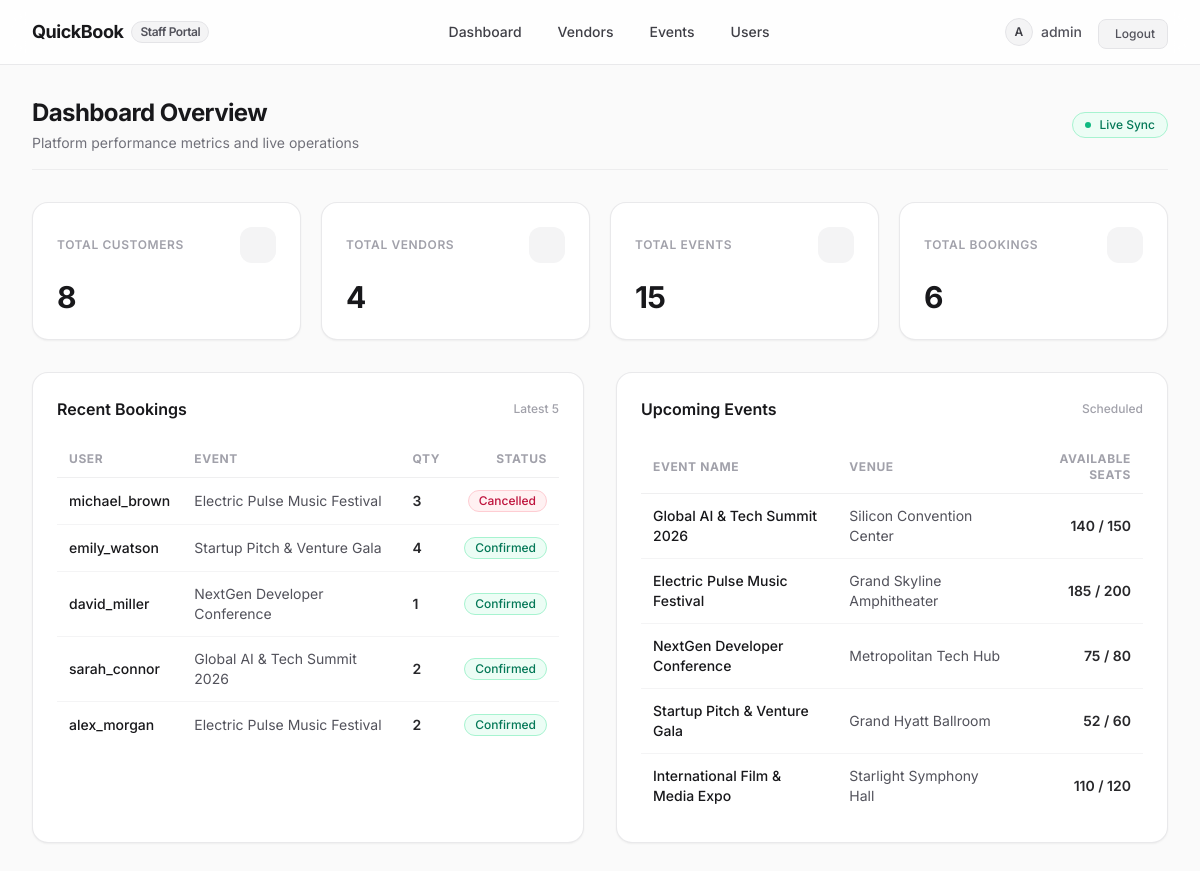
Screenshot of /dashboard/ (signed in) with the database file from the repository.
### accounts/models.py (models this page shows, shortened)
class User(AbstractUser):
    email = models.EmailField(unique=True)
    is_vendor = models.BooleanField(default=False)
    referral_code = models.CharField(max_length=20, unique=True, blank=True, null=True)
    referred_by = models.ForeignKey(
        'self',
        on_delete=models.SET_NULL,
        null=True,
        blank=True,
        related_name='referrals'
    )
    created_at = models.DateTimeField(auto_now_add=True)

### bookings/models.py (models this page shows, shortened)
class Booking(models.Model):
    class Status(models.TextChoices):
        CONFIRMED = 'CONFIRMED', 'Confirmed'
        CANCELLED = 'CANCELLED', 'Cancelled'
    user = models.ForeignKey(
        settings.AUTH_USER_MODEL,
        on_delete=models.CASCADE,
        related_name='bookings'
    )
    event = models.ForeignKey(
        'events.Event',
        on_delete=models.CASCADE,
        related_name='bookings'
    )
    quantity = models.PositiveIntegerField(default=1)
    status = models.CharField(
        max_length=20,
        choices=Status.choices,
        default=Status.CONFIRMED
    )
    created_at = models.DateTimeField(auto_now_add=True)
    cancelled_at = models.DateTimeField(null=True, blank=True)
    class Meta:
        ordering = ['-created_at']

### events/models.py (models this page shows, shortened)
class Event(models.Model):
    name = models.CharField(max_length=255)
    description = models.TextField(blank=True, default='')
    venue = models.CharField(max_length=255)
    event_date = models.DateTimeField()
    total_seats = models.PositiveIntegerField()
    available_seats = models.PositiveIntegerField(blank=True, null=True)
    vendor = models.ForeignKey(
        settings.AUTH_USER_MODEL,
        on_delete=models.CASCADE,
        related_name='events',
        null=True,
        blank=True
    )
    created_at = models.DateTimeField(auto_now_add=True)
    updated_at = models.DateTimeField(auto_now=True)

### dashboard/views.py (the view)
# urls.py: path('', DashboardHomeView.as_view(), name='dashboard-home'),
class DashboardHomeView(StaffRequiredMixin, TemplateView):
    template_name = 'dashboard/index.html'
    def get_context_data(self, **kwargs):
        context = super().get_context_data(**kwargs)
        context['total_customers'] = User.objects.filter(is_staff=False, is_vendor=False).count()
        context['total_vendors'] = User.objects.filter(is_vendor=True).count()
        context['total_events'] = Event.objects.count()
        context['total_bookings'] = Booking.objects.count()
        context['recent_bookings'] = Booking.objects.select_related('user', 'event').order_by('-created_at')[:5]
        context['upcoming_events'] = Event.objects.order_by('event_date')[:5]
        return context

### dashboard/views.py (called while the page is built)
    def test_func(self):
        return self.request.user.is_authenticated and self.request.user.is_staff

### dashboard/templates/dashboard/index.html (shortened to what this page needs)
{% extends 'dashboard/base.html' %}
{% block content %}
<div class="flex flex-col sm:flex-row sm:items-center sm:justify-between mb-8 pb-4 border-b border-zinc-200/60">
    <div>
        <h1 class="text-2xl font-bold tracking-tight text-zinc-900">Dashboard Overview</h1>
        <p class="text-sm text-zinc-500 mt-1">Platform performance metrics and live operations</p>
    </div>
    <div class="mt-4 sm:mt-0 flex items-center gap-2">
        <span class="inline-flex items-center px-3 py-1 rounded-full text-xs font-medium bg-emerald-50 text-emerald-700 border border-emerald-200">
            <span class="w-1.5 h-1.5 rounded-full bg-emerald-500 me-2 animate-pulse"></span> Live Sync
        </span>
    </div>
</div>
<div class="grid grid-cols-1 sm:grid-cols-2 lg:grid-cols-4 gap-5 mb-8">
    <div class="bg-white border border-zinc-200/80 rounded-2xl p-6 shadow-sm">
        <div class="flex items-center justify-between">
            <span class="text-xs font-semibold uppercase tracking-wider text-zinc-400">Total Customers</span>
            <div class="w-9 h-9 rounded-xl bg-zinc-100 flex items-center justify-center text-zinc-700">
            </div>
        </div>
        <div class="mt-4 flex items-baseline">
            <span class="text-3xl font-bold tracking-tight text-zinc-900">{{ total_customers }}</span>
        </div>
    </div>
    <div class="bg-white border border-zinc-200/80 rounded-2xl p-6 shadow-sm">
        <div class="flex items-center justify-between">
            <span class="text-xs font-semibold uppercase tracking-wider text-zinc-400">Total Vendors</span>
            <div class="w-9 h-9 rounded-xl bg-zinc-100 flex items-center justify-center text-zinc-700">
            </div>
        </div>
        <div class="mt-4 flex items-baseline">
            <span class="text-3xl font-bold tracking-tight text-zinc-900">{{ total_vendors }}</span>
        </div>
    </div>
    <div class="bg-white border border-zinc-200/80 rounded-2xl p-6 shadow-sm">
        <div class="flex items-center justify-between">
            <span class="text-xs font-semibold uppercase tracking-wider text-zinc-400">Total Events</span>
            <div class="w-9 h-9 rounded-xl bg-zinc-100 flex items-center justify-center text-zinc-700">
            </div>
        </div>
        <div class="mt-4 flex items-baseline">
            <span class="text-3xl font-bold tracking-tight text-zinc-900">{{ total_events }}</span>
        </div>
    </div>
    <div class="bg-white border border-zinc-200/80 rounded-2xl p-6 shadow-sm">
        <div class="flex items-center justify-between">
            <span class="text-xs font-semibold uppercase tracking-wider text-zinc-400">Total Bookings</span>
            <div class="w-9 h-9 rounded-xl bg-zinc-100 flex items-center justify-center text-zinc-700">
            </div>
        </div>
        <div class="mt-4 flex items-baseline">
            <span class="text-3xl font-bold tracking-tight text-zinc-900">{{ total_bookings }}</span>
        </div>
    </div>
</div>
<div class="grid grid-cols-1 lg:grid-cols-2 gap-8">
    <div class="bg-white border border-zinc-200/80 rounded-2xl p-6 shadow-sm">
        <div class="flex items-center justify-between mb-5">
            <h3 class="text-base font-semibold text-zinc-900">Recent Bookings</h3>
            <span class="text-xs text-zinc-400 font-medium">Latest 5</span>
        </div>
        <div class="overflow-x-auto">
            <table class="w-full text-left border-collapse">
                <thead>
                    <tr class="border-b border-zinc-200/60 text-xs font-semibold uppercase tracking-wider text-zinc-400">
                        <th class="py-2.5 px-3">User</th>
                        <th class="py-2.5 px-3">Event</th>
                        <th class="py-2.5 px-3">Qty</th>
                        <th class="py-2.5 px-3 text-right">Status</th>
                    </tr>
                </thead>
                <tbody class="divide-y divide-zinc-100 text-sm">
                    {% for b in recent_bookings %}
                    <tr class="hover:bg-zinc-50/80 transition-colors">
                        <td class="py-3 px-3 font-medium text-zinc-900">{{ b.user.username }}</td>
                        <td class="py-3 px-3 text-zinc-600">{{ b.event.name }}</td>
                        <td class="py-3 px-3 font-semibold text-zinc-800">{{ b.quantity }}</td>
                        <td class="py-3 px-3 text-right">
                            {% if b.status == 'CONFIRMED' %}
                            <span class="inline-flex items-center px-2.5 py-0.5 rounded-full text-xs font-medium bg-emerald-50 text-emerald-700 border border-emerald-200">Confirmed</span>
                            {% else %}
                            <span class="inline-flex items-center px-2.5 py-0.5 rounded-full text-xs font-medium bg-rose-50 text-rose-700 border border-rose-200">Cancelled</span>
                            {% endif %}
                        </td>
                    </tr>
                    {% empty %}
                    <tr><td colspan="4" class="py-6 text-center text-xs text-zinc-400">No bookings recorded yet.</td></tr>
                    {% endfor %}
                </tbody>
            </table>
        </div>
    </div>
    <div class="bg-white border border-zinc-200/80 rounded-2xl p-6 shadow-sm">
        <div class="flex items-center justify-between mb-5">
            <h3 class="text-base font-semibold text-zinc-900">Upcoming Events</h3>
            <span class="text-xs text-zinc-400 font-medium">Scheduled</span>
        </div>
        <div class="overflow-x-auto">
            <table class="w-full text-left border-collapse">
                <thead>
                    <tr class="border-b border-zinc-200/60 text-xs font-semibold uppercase tracking-wider text-zinc-400">
                        <th class="py-2.5 px-3">Event Name</th>
                        <th class="py-2.5 px-3">Venue</th>
                        <th class="py-2.5 px-3 text-right">Available Seats</th>
                    </tr>
                </thead>
                <tbody class="divide-y divide-zinc-100 text-sm">
                    {% for e in upcoming_events %}
                    <tr class="hover:bg-zinc-50/80 transition-colors">
                        <td class="py-3 px-3 font-medium text-zinc-900">{{ e.name }}</td>
                        <td class="py-3 px-3 text-zinc-600">{{ e.venue }}</td>
                        <td class="py-3 px-3 text-right font-semibold text-zinc-800">{{ e.available_seats }} / {{ e.total_seats }}</td>
                    </tr>
                    {% empty %}
                    <tr><td colspan="3" class="py-6 text-center text-xs text-zinc-400">No upcoming events scheduled.</td></tr>
                    {% endfor %}
                </tbody>
            </table>
        </div>
    </div>
</div>
{% endblock %}

### dashboard/templates/dashboard/base.html (shortened to what this page needs)
<!DOCTYPE html>
<html lang="en" class="h-full bg-zinc-50 text-zinc-900">
<head>
    <script src="https://cdn.tailwindcss.com"></script>
    <link href="https://cdn.jsdelivr.net/npm/remixicon@3.5.0/fonts/remixicon.css" rel="stylesheet">
</head>
<body class="min-h-full flex flex-col antialiased selection:bg-zinc-900 selection:text-white">
    <header class="sticky top-0 z-40 bg-white/80 backdrop-blur-md border-b border-zinc-200/80">
        <div class="max-w-7xl mx-auto px-4 sm:px-6 lg:px-8">
            <div class="flex items-center justify-between h-16">
                <div class="flex items-center space-x-3">
                    <a href="{% if user.is_vendor and not user.is_staff %}{% url 'dashboard-event-list' %}{% else %}{% url 'dashboard-home' %}{% endif %}" class="flex items-center space-x-2 text-zinc-900 font-bold text-lg tracking-tight hover:opacity-80 transition-opacity">
                        <span>QuickBook</span>
                        {% if user.is_staff %}
                        <span class="text-xs font-semibold px-2 py-0.5 rounded-full bg-zinc-100 text-zinc-600 border border-zinc-200">Staff Portal</span>
                        {% elif user.is_vendor %}
                        <span class="text-xs font-semibold px-2 py-0.5 rounded-full bg-emerald-50 text-emerald-700 border border-emerald-200">Vendor Portal</span>
                        {% else %}
                        <span class="text-xs font-semibold px-2 py-0.5 rounded-full bg-zinc-100 text-zinc-600 border border-zinc-200">Dashboard</span>
                        {% endif %}
                    </a>
                </div>
                {% if user.is_authenticated %}
                <nav class="hidden md:flex items-center space-x-1">
                    {% if user.is_staff %}
                    <a href="{% url 'dashboard-home' %}" class="px-3.5 py-2 rounded-lg text-sm font-medium transition-colors hover:bg-zinc-100 text-zinc-700">
                         Dashboard
                    </a>
                    <a href="{% url 'dashboard-vendor-list' %}" class="px-3.5 py-2 rounded-lg text-sm font-medium transition-colors hover:bg-zinc-100 text-zinc-700">
                         Vendors
                    </a>
                    <a href="{% url 'dashboard-event-list' %}" class="px-3.5 py-2 rounded-lg text-sm font-medium transition-colors hover:bg-zinc-100 text-zinc-700">
                         Events
                    </a>
                    <a href="{% url 'dashboard-user-list' %}" class="px-3.5 py-2 rounded-lg text-sm font-medium transition-colors hover:bg-zinc-100 text-zinc-700">
                         Users
                    </a>
                    {% elif user.is_vendor %}
                    <a href="{% url 'dashboard-event-list' %}" class="px-3.5 py-2 rounded-lg text-sm font-medium transition-colors hover:bg-zinc-100 text-zinc-700">
                        <i class="ri-calendar-event-line me-1 text-zinc-400"></i> My Events
                    </a>
                    {% endif %}
                </nav>
                <div class="flex items-center space-x-4">
                    <div class="flex items-center space-x-2 text-sm text-zinc-600 font-medium">
                        <div class="w-7 h-7 rounded-full bg-zinc-100 border border-zinc-200 flex items-center justify-center text-zinc-700 font-semibold text-xs">
                            {{ user.username|slice:":1"|upper }}
                        </div>
                        <span>{{ user.username }}</span>
                    </div>
                    <form method="post" action="{% url 'dashboard-logout' %}" class="inline">
                        <button type="submit" class="inline-flex items-center px-3 py-1.5 text-xs font-medium rounded-lg text-zinc-600 bg-zinc-100 hover:bg-zinc-200/80 transition-colors border border-zinc-200">
                             Logout
                        </button>
                    </form>
                </div>
                {% endif %}
            </div>
        </div>
    </header>
    <main class="flex-grow max-w-7xl w-full mx-auto px-4 sm:px-6 lg:px-8 py-8">
        {% block content %}{% endblock %}
    </main>
</body>
</html>

### dashboard/templates/dashboard/base.html (style rules this page uses)
body { font-family: 'Inter', sans-serif; }

### rows the page displays
User: username "A", username "admin"
Booking: user.username "michael_brown", event.name "Electric Pulse Music Festival", quantity "3", status "Cancelled"
Booking: user.username "emily_watson", event.name "Startup Pitch & Venture Gala", quantity "4", status "Confirmed"
Booking: user.username "david_miller", event.name "NextGen Developer Conference", quantity "1", status "Confirmed"
Booking: user.username "sarah_connor", event.name "Global AI & Tech Summit 2026", quantity "2", status "Confirmed"
Booking: user.username "alex_morgan", event.name "Electric Pulse Music Festival", quantity "2", status "Confirmed"
Event: name "Global AI & Tech Summit 2026", venue "Silicon Convention Center", available_seats "140", total_seats "150"
Event: name "Electric Pulse Music Festival", venue "Grand Skyline Amphitheater", available_seats "185", total_seats "200"
Event: name "NextGen Developer Conference", venue "Metropolitan Tech Hub", available_seats "75", total_seats "80"
Event: name "Startup Pitch & Venture Gala", venue "Grand Hyatt Ballroom", available_seats "52", total_seats "60"
Event: name "International Film & Media Expo", venue "Starlight Symphony Hall", available_seats "110", total_seats "120"

### other values shown
{{ total_customers }} "8"
{{ total_vendors }} "4"
{{ total_events }} "15"
{{ total_bookings }} "6"
